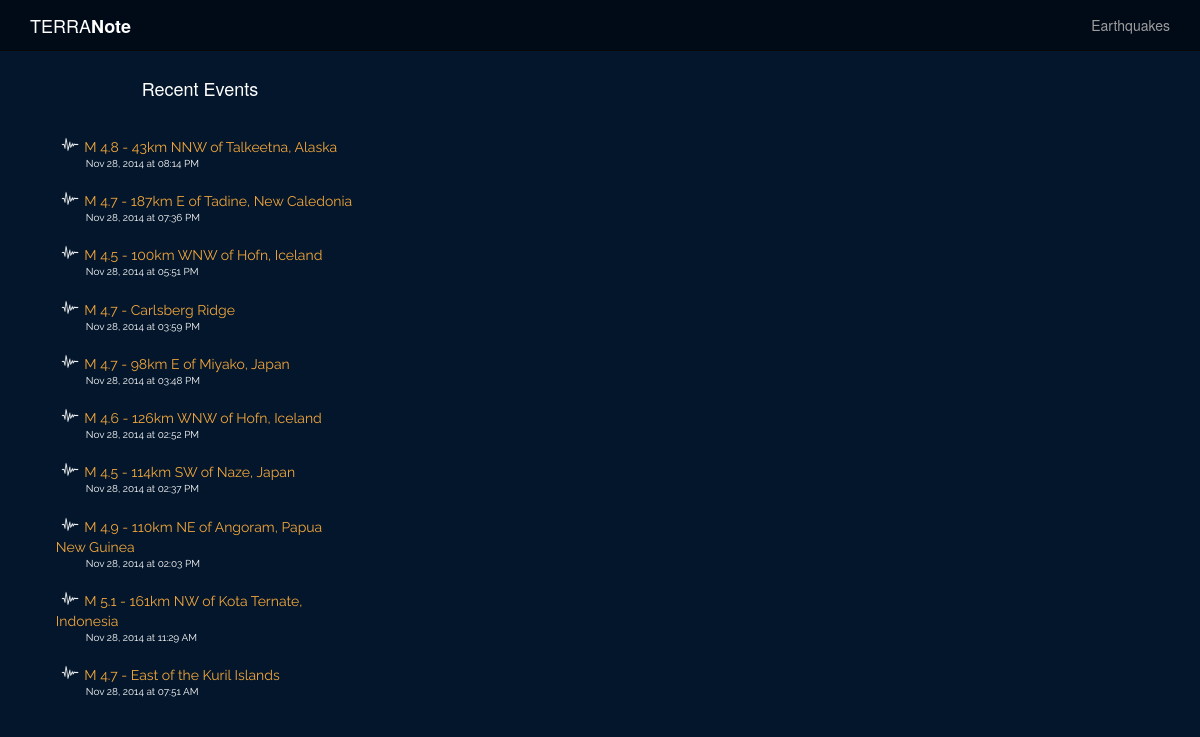
The page / on the database its author committed.
### model.py (models this page shows)
class Quake(Base):
    __tablename__ = "quakes"
    quake_id = Column(String(50), primary_key = True)
    quake_title = Column(String, nullable = False)
    quake_type = Column(String(25), nullable = False)
    magnitude = Column(Float, nullable = False)
    place = Column(String, nullable = False)
    latitude = Column(Float, nullable = False)
    longitude = Column(Float, nullable = False)
    depth = Column(Float, nullable = False)
    quake_datetime = Column(DateTime, nullable = False)
    url = Column(String, nullable = False)
    seismictype = Column(String, nullable = False)
    status = Column(String, nullable = False)
    felt = Column(Integer, nullable = True)
    tsunami = Column(Integer, nullable = True)
    recordtime = Column(DateTime, nullable = False)

### note.py (the view)
@app.route("/")
def home_map():
	topten = db_session.query(Quake).order_by(Quake.quake_datetime.desc()).limit(10)
	cols = Quake.__table__.columns
	json_compiled = {}
	for quake in topten:
		json_compiled[quake.quake_id] = {}
		json_compiled[quake.quake_id]['lat'] = quake.latitude
		json_compiled[quake.quake_id]['lng'] = quake.longitude
		json_compiled[quake.quake_id]['title'] = quake.quake_title
	print json_compiled
	recent_quakes = db_session.query(Quake).order_by(Quake.quake_datetime.desc()).limit(10)
	return render_template("home.html", recent_quakes=recent_quakes, top_ten=json_compiled)

### templates/home.html (shortened to what this page needs)
{% extends 'base.html' %}
{% block body %}
<div class="col-sm-4" class="event-list">
	<div class="col-sm-1"></div>
		<div class="col-sm-10" class="event-list" id="userpoint">
			<div class="row">
				<div id="recent-events">Recent Events</div>
			</div>
			<div class="row">
				{% for quake in recent_quakes %}
					<div class="quake-list">
						<img class="small-icon" src="/static/images/quake-icon.png"/>
						<div class="recent-title"><a href="/quakes/{{ quake.quake_id }}">{{ quake.quake_title }}</a></div>
						<div class="recent-datetime">{{ quake.quake_datetime.strftime('%b %d, %Y at %I:%M %p') }}</div>
					</div>
				{% endfor %}
			</div>
		</div>
	<div class="col-sm-1"></div>
</div>
<div class="col-sm-8" class="event-map" id="ten-map">
</div>
{% endblock %}

### static/note.css (style rules this page uses)
body { background-color: #04162b; color: #FFFFFF }
a { color:inherit; text-decoration: none; }
.recent-title { font-size: 14px; text-decoration: none; color: #f2a73c; font-family: 'Raleway', sans-serif; font-weight: 400; }
.recent-datetime { font-size: 10px; padding-left: 30px; }
#recent-events { font-size: 18px; text-align: center; padding-top: 25px; padding-bottom: 25px; }
img.small-icon { height: 15px; padding-left: 5px; padding-right: 5px; float: left; }
#ten-map { height:725px; width:1065px; }
.quake-list { padding-left: 10px; padding-bottom: 10px; padding-top:10px; color: #FFFFFF; font-family: 'Raleway', sans-serif; font-weight: 400; }

### rows shown on the page
Quake: quake_title "M 4.8 - 43km NNW of Talkeetna, Alaska", quake_datetime "Nov 28, 2014 at 08:14 PM"
Quake: quake_title "M 4.7 - 187km E of Tadine, New Caledonia", quake_datetime "Nov 28, 2014 at 07:36 PM"
Quake: quake_title "M 4.5 - 100km WNW of Hofn, Iceland", quake_datetime "Nov 28, 2014 at 05:51 PM"
Quake: quake_title "M 4.7 - Carlsberg Ridge", quake_datetime "Nov 28, 2014 at 03:59 PM"
Quake: quake_title "M 4.7 - 98km E of Miyako, Japan", quake_datetime "Nov 28, 2014 at 03:48 PM"
Quake: quake_title "M 4.6 - 126km WNW of Hofn, Iceland", quake_datetime "Nov 28, 2014 at 02:52 PM"
Quake: quake_title "M 4.5 - 114km SW of Naze, Japan", quake_datetime "Nov 28, 2014 at 02:37 PM"
Quake: quake_title "M 4.9 - 110km NE of Angoram, Papua New Guinea", quake_datetime "Nov 28, 2014 at 02:03 PM"
Quake: quake_title "M 5.1 - 161km NW of Kota Ternate, Indonesia", quake_datetime "Nov 28, 2014 at 11:29 AM"
Quake: quake_title "M 4.7 - East of the Kuril Islands", quake_datetime "Nov 28, 2014 at 07:51 AM"
